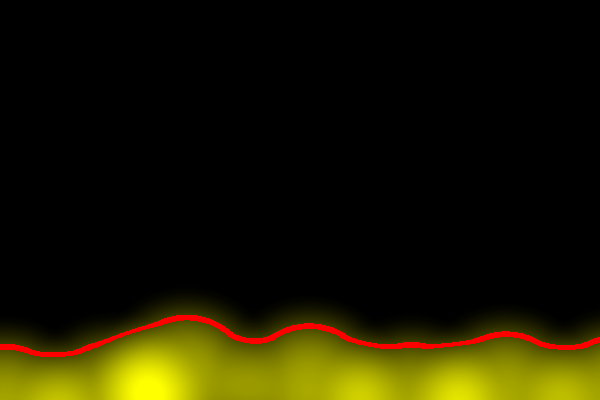
Frame 1 (no input)
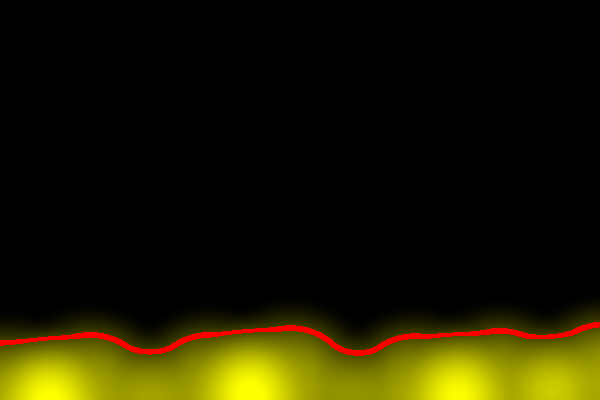
Frame 60 (the mouse pressed at the canvas centre just before this capture)
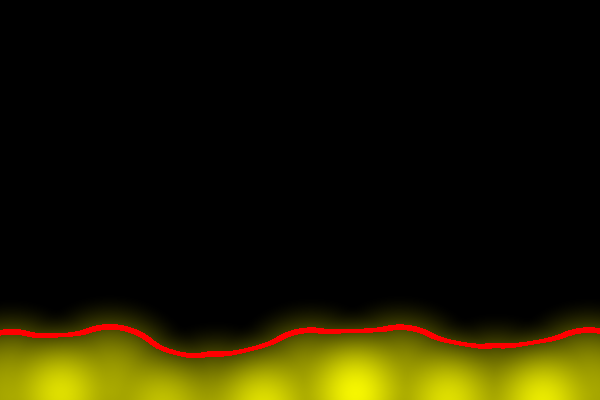
Frame 120 (the mouse held since frame 60 and released just before this capture)

The Processing sketch that drew these frames (run headless with seeded random() and noise(); from frame 60 on, the mouse is pressed at the canvas centre):

// Processing sketch: blob15
// ── blob15.pde
PImage Img;
float [][] Temperature;
float MinBlobVal = 0.01831564; 
WarmBlob [] WarmWax;

void setup() {
   size(600, 400);
   Img = createImage(width, height, RGB);
   Temperature = new float[height][width];

   makeWax();
}

void draw() {
   zeroTemperature();
   for (int i=0; i<WarmWax.length; i++) {
     WarmWax[i].move();
     WarmWax[i].render();
   }
   
   Img.loadPixels();
   buildImage();
   Img.updatePixels();
   image(Img, 0, 0);
}

void makeWax() {
   int numWarmBlobs = 1+int(width/100);
   WarmWax = new WarmBlob[numWarmBlobs];
   int xcenter = 0;
   for (int i=0; i<numWarmBlobs; i++) {
      WarmWax[i] = new WarmBlob(i*100, height, 100);
   }
}

void zeroTemperature() {
   for (int y=0; y<height; y++) {
      for (int x=0; x<width; x++) {
         Temperature[y][x] = 0;
      }
   }
}

void buildImage() {
   for (int y=0; y<height; y++) {
      for (int x=0; x<width; x++) {
         float midT = 0.4;
         float rangeT = 0.05;
         if (abs(Temperature[y][x] - midT) < rangeT) {
            Img.set(x, y, color(255, 0, 0));
         } else {
            float t = map(Temperature[y][x], 0, 1.5, 0, 255);
            Img.set(x, y, color(t, t, 0));
         }
      }
   }
}

class Blob {
   float cx, cy;   // blob center
   float r;        // blob radius
   float xangle, xinc, xrad;  // for wobbling blobs left-right
   float yangle, yinc, yrad;  // for wobbling blobs up-down
   float xorig, yorig;        // starting x and y

   Blob(float acx, float acy, float ar) {
      cx = acx;
      cy = acy;
      r = ar;
      startWobbles(radians(20)*random(-1, 1), r*random(0.1, 0.3),    
                   radians(20)*random(-1, 1), r*random(0.1, 0.3));
   }

   void startWobbles(float axinc, float axrad, float ayinc, float ayrad) {
      xangle = random(0, radians(360));
      yangle = random(0, radians(360));
      xinc = axinc;
      yinc = ayinc;
      xrad = axrad;
      yrad = ayrad;
      xorig = cx;
      yorig = cy;
   }
   
   void move() {
      cx = xorig + (xrad * cos(xangle));
      cy = yorig + (yrad * cos(yangle));
      xangle += xinc;
      yangle += yinc;
   }


   void render() {
      int lox = max(0, int(cx-r));
      int hix = min(width, int(cx+r));
      int loy = max(0, int(cy-r));
      int hiy = min(height, int(cy+r));
      for (int y=loy; y<hiy; y++) {
         for (int x=lox; x<hix; x++) { 
            float d2 = sq(x-cx)+sq(y-cy);
            if (d2 > r*r) continue;
            float d = sqrt(d2);
            float h = map(d, 0, r, 1, 0);
            float v = exp(-4*h*h);
            v = map(v, 1, MinBlobVal, 0, 1);  
            Temperature[y][x] += v;
         }
      }
   }
}

class WarmBlob extends Blob {
     
   WarmBlob(float acx, float acy, float ar) {
      super(acx, acy, ar);
      startWobbles(radians(3)*random(-1, 1), ar*random(0.1, 0.2),
                   radians(3)*random(-1, 1), ar*random(0.1, 0.2));
   }
}
